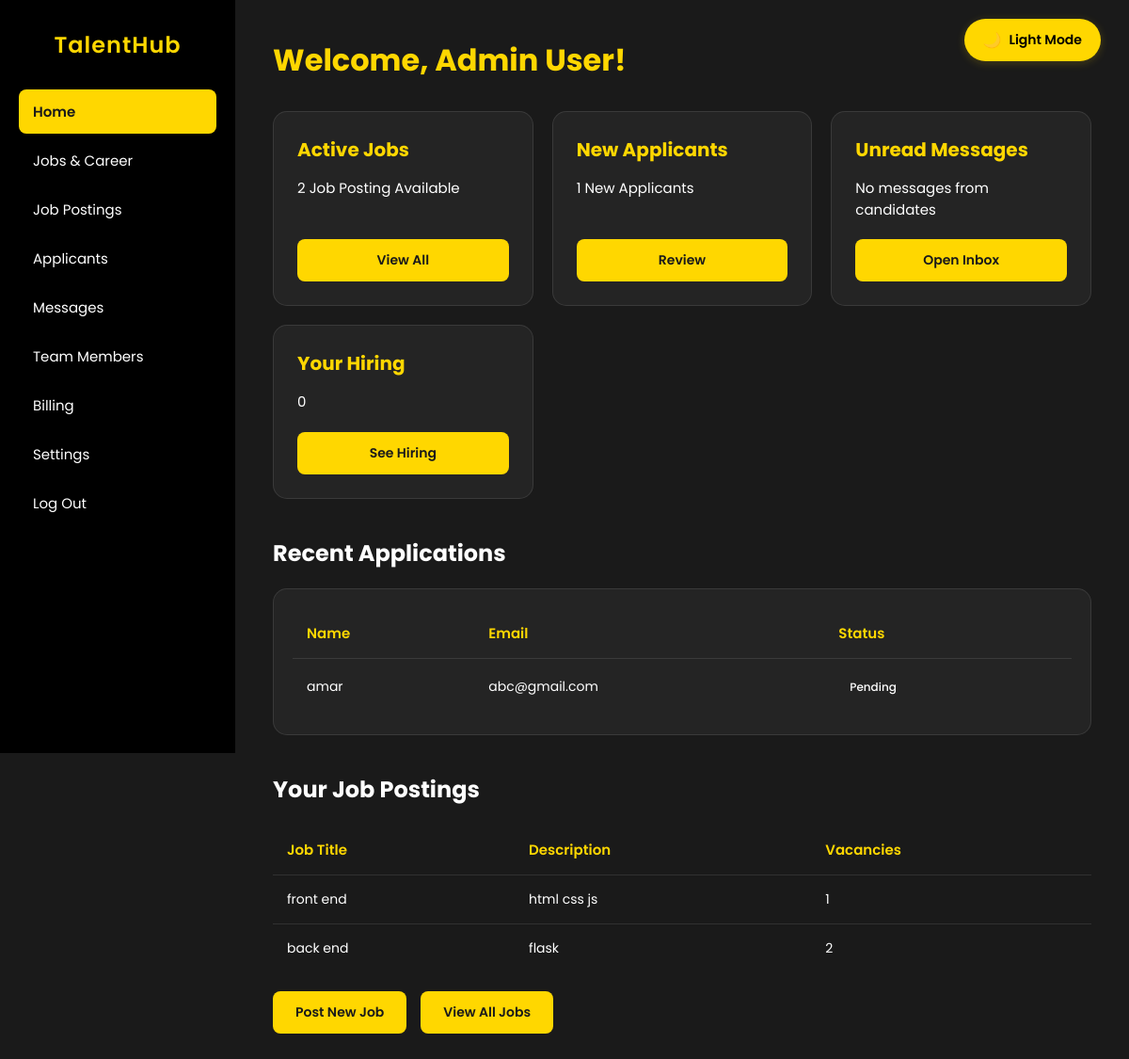
Page /employee_dashboard (signed in) on the committed database.
### models.py (models this page shows, shortened)
class User(db.Model, UserMixin):
    id = db.Column(db.Integer, primary_key=True)
    name = db.Column(db.String(100), nullable=False)
    email = db.Column(db.String(100), nullable=False, unique=True)
    password = db.Column(db.String(255), nullable=False)
    role_id = db.Column(db.Integer, db.ForeignKey('role.id'), nullable=False, default=2)
    flag = db.Column(db.Boolean, default=False)
    created_at = db.Column(db.DateTime, default=datetime.utcnow)
    role = db.relationship('Role', backref=db.backref('users', lazy=True))

class Applicants(db.Model):
    id = db.Column(db.Integer, primary_key=True)
    name = db.Column(db.String(100), nullable=False)
    email = db.Column(db.String(100), nullable=False, unique=True)
    password = db.Column(db.String(255), nullable=False)
    approval = db.Column(db.Boolean, default=False)

class Job(db.Model):
    id = db.Column(db.Integer, primary_key=True)
    title = db.Column(db.String(100), nullable=False)
    description = db.Column(db.Text, nullable=False)
    vacancies = db.Column(db.Integer, nullable=False, default=1)
    employee_email = db.Column(db.String(100), db.ForeignKey('user.email'), nullable=False)
    employee = db.relationship('User', backref='posted_jobs')
    applications = db.relationship('Application', backref='job_applications', lazy=True)

### app.py (the view)
@app.route('/employee_dashboard')
def employee_dashboard():
    if 'user_email' not in session:
        flash('Please log in first!', 'danger')
        return redirect(url_for('login'))
    user = User.query.filter_by(email=session['user_email']).first()
    applicants = Applicants.query.all()
    jobs = Job.query.all()
    hired_count = Hired.query.filter_by(employee_email=user.email).count()
    return render_template('employee_dashboard.html', user=user, applicants=applicants, jobs=jobs, hired_count=hired_count)

### static/templates/employee_dashboard.html (shortened to what this page needs)
<!DOCTYPE html>
<html lang="en">
<head>
</head>
<body>
    <button class="toggle-mode" onclick="toggleMode()">Light Mode</button>
    <div class="container">
        <aside class="sidebar">
            <h2>TalentHub</h2>
            <ul>
                <li class="active"><a href="/employee_dashboard">Home</a></li>
                <li><a href="/career">Jobs & Career</a></li>
                <li><a href="/view_jobs">Job Postings</a></li>
                <li><a href="/view_applicants">Applicants</a></li>
                <li><a href="#">Messages</a></li>
                <li><a href="view_team_members">Team Members</a></li>
                <li><a href="#">Billing</a></li>
                <li><a href="#">Settings</a></li>
                <li><a href="/logout">Log Out</a></li>
            </ul>
        </aside>
        <main class="content">
            <h1>Welcome, {{ user.name }}!</h1>
            <div class="cards">
                <div class="card">
                    <h3>Active Jobs</h3>
                    <p>{{ jobs | length}} Job Posting Available</p>
                    <button>View All</button>
                </div>
                <div class="card">
                    <h3>New Applicants</h3>
                    <p>{{ applicants | length }} New Applicants </p>
                    <button>Review</button>
                </div>
                <div class="card">
                    <h3>Unread Messages</h3>
                    <p>No messages from candidates </p>
                    <button>Open Inbox</button>
                </div>
                <div class="card">
                    <h3>Your Hiring</h3>
                    <p>{{hired_count}}</p>
                    <button>See Hiring</button>
                </div>
            </div>
            <h2>Recent Applications</h2>
            <div class="table-container">
                <table>
                    <thead>
                        <tr>
                            <th>Name</th>
                            <th>Email</th>
                            <th>Status</th>
                        </tr>
                    </thead>
                    <tbody>
                        {% for applicant in applicants[:5] %}
                        <tr>
                            <td>{{ applicant.name }}</td>
                            <td>{{ applicant.email }}</td>
                            <td>
                                <span class="status {% if applicant.approval %}status-approved{% else %}status-pending{% endif %}">
                                    {% if applicant.approval %}Approved{% else %}Pending{% endif %}
                                </span>
                            </td>
                        </tr>
                        {% endfor %}
                    </tbody>
                </table>
            </div>
            <div id="jobAlertsList" class="hidden bg-gray-800 p-6 rounded-lg shadow mb-6">
                <h2 class="text-xl font-semibold mb-4">Your Job Postings</h2>
                <table class="w-full text-left border-collapse border border-gray-600">
                    <thead>
                        <tr class="bg-gray-700">
                            <th class="p-3 border border-gray-600">Job Title</th>
                            <th class="p-3 border border-gray-600">Description</th>
                            <th class="p-3 border border-gray-600">Vacancies</th>
                        </tr>
                    </thead>
                    <tbody>
                        {% for job in jobs[:5] %}
                        <tr class="bg-gray-800">
                            <td class="p-3 border border-gray-600">{{ job.title }}</td>
                            <td class="p-3 border border-gray-600">{{ job.description }}</td>
                            <td class="p-3 border border-gray-600">{{ job.vacancies }}</td>
                        </tr>
                        {% endfor %}
                    </tbody>
                </table>
            </div>
            <div class="button-group">
                <button onclick="window.location.href='/add_job'">Post New Job</button>
                <button onclick="window.location.href='/job_detail'">View All Jobs</button>
            </div>
        </main>
    </div>
</body>
</html>

### static/templates/employee_dashboard.html (style rules this page uses)
:root { --bg-dark: #1a1a1a; --bg-light: #ffffff; --text-dark: #ffffff; --text-light: #333333; --sidebar-dark: #000000; --sidebar-light: #f8f9fa; --card-dark: #242424; --card-light: #ffffff; --accent-color: #FFD700; --hover-dark: rgba(255, 215, 0, 0.1); --hover-light: rgba(255, 215, 0, 0.2); --border-dark: rgba(255, 255, 255, 0.1); --border-light: rgba(0, 0, 0, 0.1); }
* { margin: 0; padding: 0; box-sizing: border-box; font-family: 'Poppins', sans-serif; transition: background-color 0.3s, color 0.3s; }
body { background-color: var(--bg-dark); color: var(--text-dark); min-height: 100vh; }
.toggle-mode { position: fixed; top: 20px; right: 30px; padding: 10px 20px; border-radius: 30px; font-size: 14px; background-color: #FFD700; color: #000000; border: none; cursor: pointer; font-weight: 600; box-shadow: 0 2px 10px rgba(255, 215, 0, 0.2); z-index: 9999; transition: all 0.3s ease; display: flex; align-items: center; gap: 8px; }
.toggle-mode:before { content: '🌙'; font-size: 16px; }
.container { display: flex; min-height: 100vh; }
.sidebar { width: 250px; min-height: 100vh; background-color: var(--sidebar-dark); position: fixed; left: 0; top: 0; padding: 30px 20px; z-index: 100; }
.sidebar h2 { color: var(--accent-color); font-size: 24px; font-weight: 600; margin-bottom: 30px; text-align: center; letter-spacing: 1px; }
.sidebar ul { list-style: none; }
.sidebar ul li { margin-bottom: 5px; }
.sidebar ul li a { display: block; padding: 12px 15px; color: var(--text-dark); text-decoration: none; border-radius: 8px; transition: all 0.3s; font-size: 15px; }
.sidebar ul li.active a { background-color: var(--accent-color); color: var(--bg-dark); font-weight: 600; }
.content { flex: 1; margin-left: 250px; padding: 40px; }
.content h1 { font-size: 32px; margin-bottom: 30px; color: var(--accent-color); }
.content h2 { font-size: 24px; margin: 40px 0 20px; color: var(--text-dark); }
.cards { display: grid; grid-template-columns: repeat(auto-fit, minmax(250px, 1fr)); gap: 20px; margin-bottom: 40px; }
.card { background-color: var(--card-dark); border-radius: 15px; padding: 25px; border: 1px solid var(--border-dark); transition: all 0.3s ease; display: flex; flex-direction: column; }
.card h3 { color: var(--accent-color); font-size: 20px; margin-bottom: 15px; }
.card p { margin-bottom: 20px; font-size: 15px; line-height: 1.5; flex-grow: 1; }
.table-container { background-color: var(--card-dark); border-radius: 15px; padding: 20px; margin-bottom: 40px; overflow-x: auto; border: 1px solid var(--border-dark); }
table { width: 100%; border-collapse: collapse; }
th { font-weight: 600; color: var(--accent-color); padding: 15px; font-size: 15px; text-align: left; }
td { padding: 15px; font-size: 14px; border-top: 1px solid rgba(255, 255, 255, 0.1); }
.button-group { display: flex; gap: 15px; margin-top: 20px; }
button { background-color: var(--accent-color); color: var(--bg-dark); border: none; padding: 12px 24px; border-radius: 8px; cursor: pointer; font-weight: 600; font-size: 14px; transition: transform 0.3s, box-shadow 0.3s; }
.status { padding: 6px 12px; border-radius: 15px; font-size: 12px; font-weight: 500; display: inline-block; }

### rows in the picture
User: name "Admin User"
Applicants: name "amar", email "abc@gmail.com", approval "Pending"
Job: title "front end", description "html css js", vacancies "1"
Job: title "back end", description "flask", vacancies "2"

### other values in the picture
{{ jobs | length }} "2"
{{ applicants | length }} "1"
{{ hired_count }} "0"
